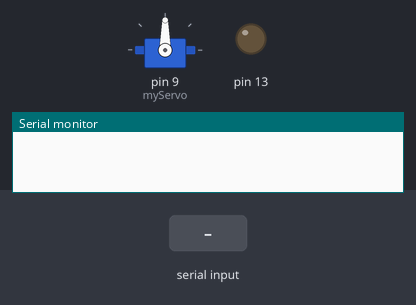
A sketch run on a simulated Arduino Uno, built with avr-gcc and run on an emulated ATmega328P. Shown: servo, output pins drawn as LEDs (lit = HIGH), the last lines printed to the serial monitor. Inputs (shaded band) come from the test bench.

Above: at 1.2 s.
1.3 s: ":\n" received over Serial
At 1.7 s:
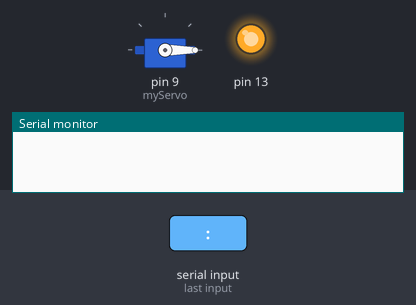
4.3 s: "90:45\n" received over Serial
At 5.3 s:
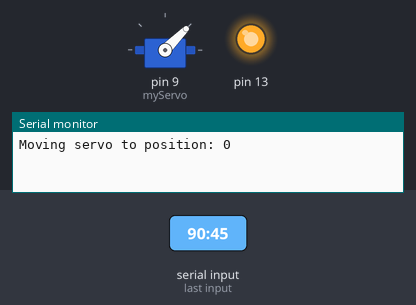
7.3 s: "30:150\n" received over Serial
At 7.6 s:
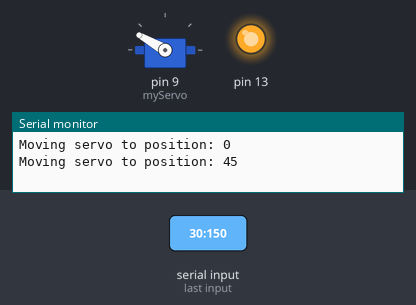
10.3 s: "90\n" received over Serial
At 10.9 s:
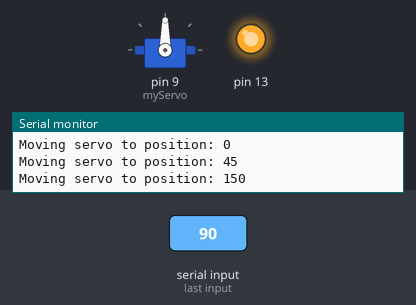
13.3 s: "200\n" received over Serial
At 14.5 s:
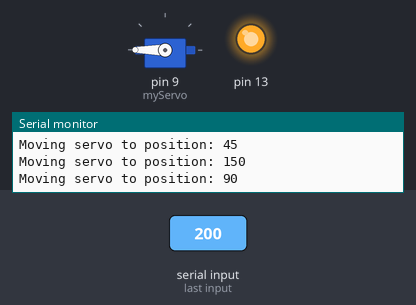
16.3 s: "}\n" received over Serial
At 19.4 s:
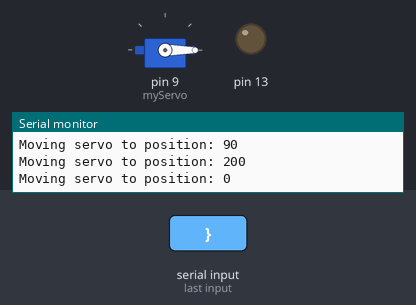
Timing chart, 0 to 20.3 s (numbered marks = the images above; inputs shaded):
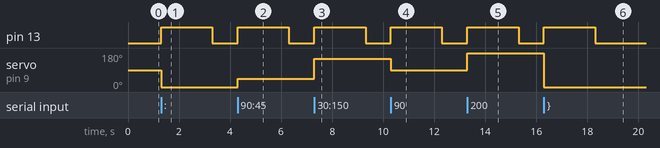

Measured:
- after the input at 1.3 s, pin 13: LOW → HIGH at once, → LOW 2.0 s later; servo on pin 9 (myServo): 90° → 0° at once
- after the input at 4.3 s, pin 13: LOW → HIGH at once, → LOW 2.0 s later; servo on pin 9 (myServo): 0° → 45° at once
- after the input at 7.3 s, pin 13: LOW → HIGH at once, → LOW 2.0 s later; servo on pin 9 (myServo): 45° → 150° at once
- after the input at 10.3 s, pin 13: LOW → HIGH at once, → LOW 2.0 s later; servo on pin 9 (myServo): 150° → 90° at once
- after the input at 13.3 s, pin 13: LOW → HIGH at once, → LOW 2.0 s later; servo on pin 9 (myServo): 90° → 180° at once
- after the input at 16.3 s, pin 13: LOW → HIGH at once, → LOW 2.0 s later; servo on pin 9 (myServo): 180° → 0° at once

The sketch:

bar.ino
```cpp
#include <Servo.h>

Servo myServo;  // Create servo object

void setup() {
  Serial.begin(9600);         // Start serial communication at 9600 baud rate
  myServo.attach(9);          // Attach the servo on pin 9 to the servo object
  pinMode(13, OUTPUT);
}

void loop() {
  if (Serial.available() > 0) {
    // Read the incoming JSON string
    String jsonData = Serial.readStringUntil('\n');

    // Extract the position value from the JSON string
    int startPos = jsonData.indexOf(":") + 1;
    int endPos = jsonData.indexOf("}");
    String positionStr = jsonData.substring(startPos, endPos);
    int position = positionStr.toInt();  // Convert position to integer

    // Turn light on
    digitalWrite(13, HIGH);
    // Control the servo
    myServo.write(position);  // Move servo to the specified position

    delay(2000);

    // Turn off the LED
    digitalWrite(13, LOW);
    // For debugging, print the position to the Serial Monitor
    Serial.print("Moving servo to position: ");
    Serial.println(position);
  }
}
```
